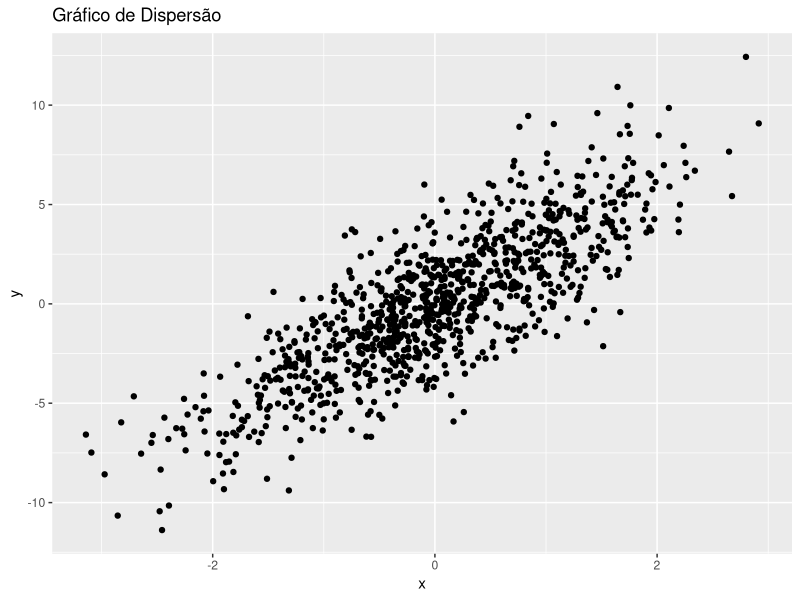
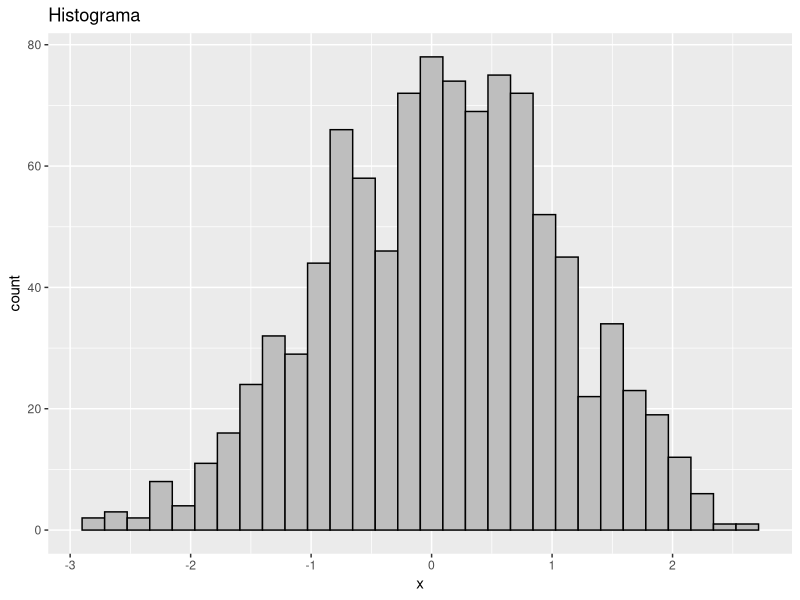
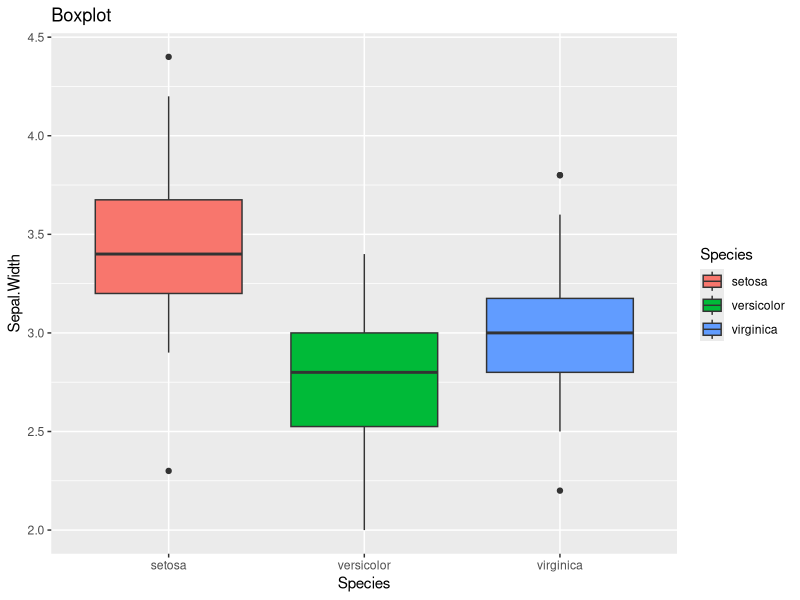
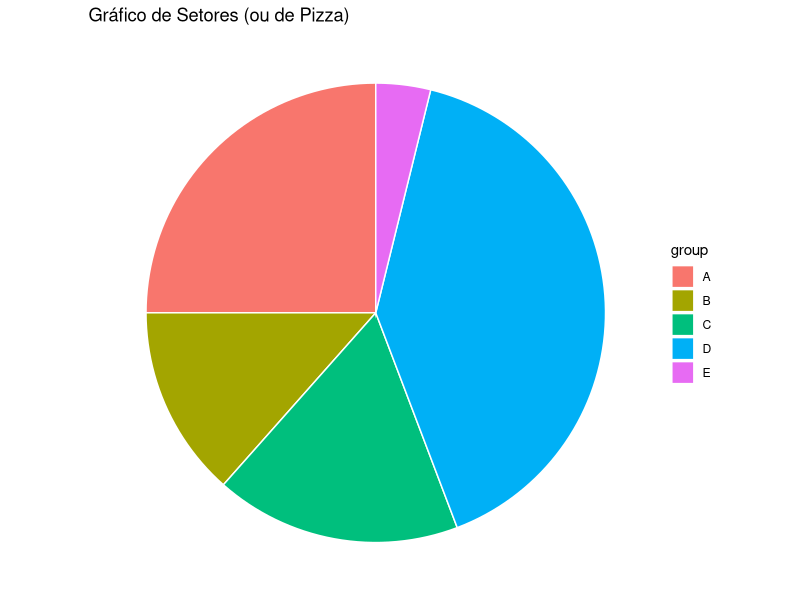
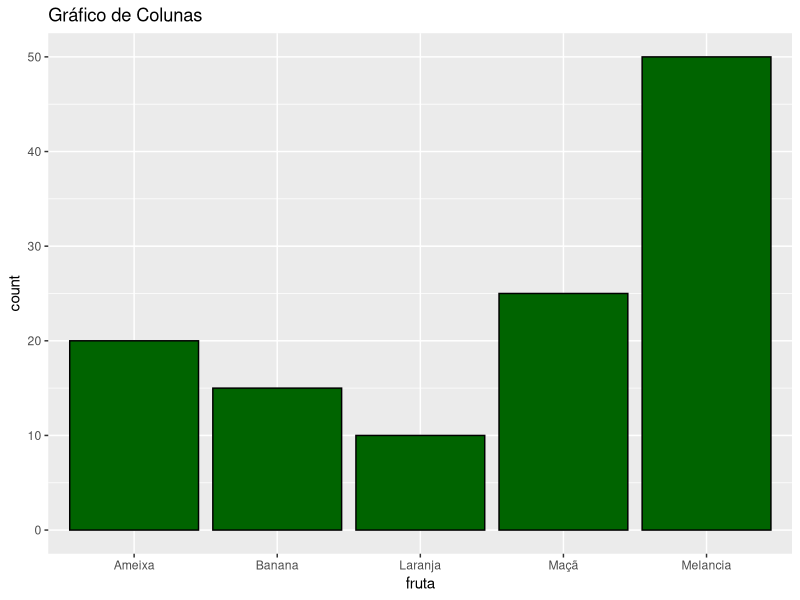

The R script that drew these images, in order:
## ---- chunk 1
library(ggplot2)

n = 1000
x = rnorm(n, 0, 1)
y = 3*x + 2*rnorm(n)

dados = data.frame(x=x,y=y)

ggplot(data = dados, aes(x=x,y=y)) +
  geom_point() + 
  ggtitle("Gráfico de Dispersão")
## ---- chunk 2
library(ggplot2)

n = 1000
x = rnorm(n, 0, 1)

dados = data.frame(x=x)

ggplot(data = dados, aes(x=x)) +
  geom_histogram(color="black",fill="grey", bins = 30) + 
  ggtitle("Histograma")
## ---- chunk 3
library(ggplot2)
ggplot(data=iris, aes(x=Species, y=Sepal.Width)) +
  geom_boxplot(aes(fill=Species)) + 
  ggtitle("Boxplot")
## ---- chunk 4
library(ggplot2)

data <- data.frame(
  group=LETTERS[1:5],
  value=c(13,7,9,21,2)
)

ggplot(data, aes(x="", y=value, fill=group)) +
  geom_bar(stat="identity", width=1, color="white") +
  coord_polar("y", start=0) +
  ggtitle("Gráfico de Setores (ou de Pizza)") +
  theme_void() # remove background, grid, numeric labels
## ---- chunk 5
library(ggplot2)

dados = data.frame(fruta=c(rep("Laranja",10),rep("Banana",15),rep("Ameixa",20),
                           rep("Maçã",25), rep("Melancia",50)))

ggplot(data = dados, aes(x=fruta)) +
  geom_bar(fill="darkgreen", col="black") + 
  ggtitle("Gráfico de Colunas")
